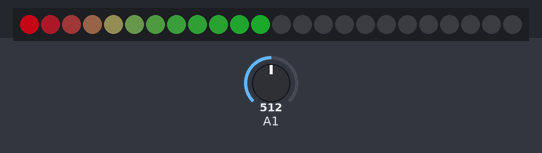
Recording of a sketch running on a simulated Arduino Uno, built with avr-gcc and run on an emulated ATmega328P. Parts: 24 RGB LEDs in strip order, left to right. The test bench sets the inputs (shaded band); at power-on: A1 = 512. Dim RGB values are drawn brighter than linear.

Above: at 4.2 s.
4.3 s: A1 set to 343
At 5.0 s:
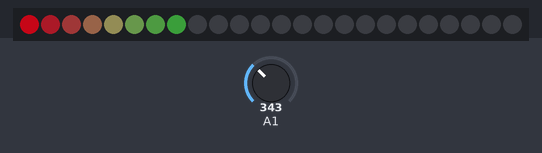
5.8 s: A1 set to 313
7.3 s: A1 set to 280
At 8.5 s:
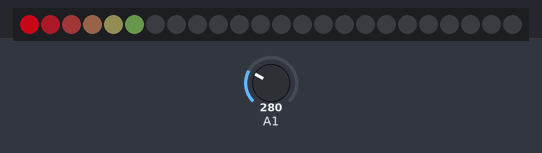
8.8 s: A1 set to 122
At 9.6 s:
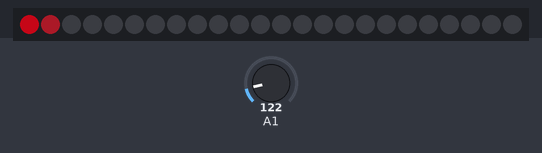
10.3 s: A1 set to 43
11.8 s: A1 set to 38
At 13.1 s:
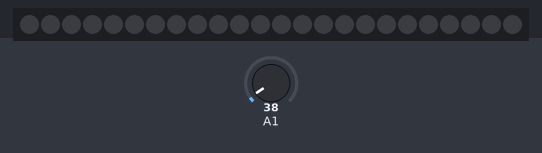
Timing chart, 0 to 14.3 s (numbered marks = the images above; inputs shaded):
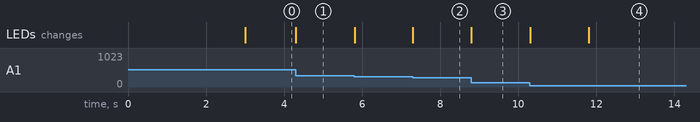

The sketch:

potLed.ino
```cpp
#include <FastLED.h>

FASTLED_USING_NAMESPACE


#define DATA_PIN    3
#define CLK_PIN   9
#define LED_TYPE     WS2812 //APA102
#define COLOR_ORDER GRB
#define NUM_LEDS    24 //64
CRGB leds[NUM_LEDS];

#define BRIGHTNESS          96
#define FRAMES_PER_SECOND  100

void setup() {
  delay(3000); // 3 second delay for recovery

  // tell FastLED about the LED strip configuration
  FastLED.addLeds<LED_TYPE,DATA_PIN,COLOR_ORDER>(leds, NUM_LEDS).setCorrection(TypicalLEDStrip);
  //FastLED.addLeds<LED_TYPE,DATA_PIN,CLK_PIN,COLOR_ORDER>(leds, NUM_LEDS).setCorrection(TypicalLEDStrip);

  // set master brightness control
  FastLED.setBrightness(BRIGHTNESS);
}

void loop() {
        int val = analogRead(A1);
        int numLedsToLight = map(val, 0, 1023, 0, NUM_LEDS+1);

        // First, clear the existing led values
        FastLED.clear();
        for(int led = 0; led <= (numLedsToLight); led++) {
            leds[led-1].setRGB((255/led),(led*10),(30));
        }
        FastLED.show();
        Serial.println(numLedsToLight);
    }
```

Measured:
- the behaviour switches between 287 and 286 on A1 (found by bisection; images 1 and 2)
- the behaviour switches between 41 and 40 on A1 (found by bisection; images 3 and 4)
- after the input at 4.3 s, the LEDs: change at once (image 1)
- after the input at 7.3 s, the LEDs: change at once (image 2)
- after the input at 8.8 s, the LEDs: change at once (image 3)
- after the input at 11.8 s, the LEDs: change at once (image 4)
